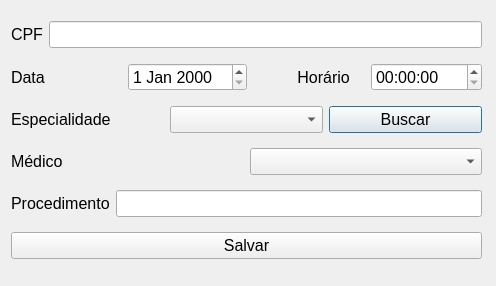
<?xml version="1.0" encoding="UTF-8"?>
<ui version="4.0">
 <class>novaConsulta</class>
 <widget class="QDialog" name="novaConsulta">
  <property name="geometry">
   <rect>
    <x>0</x>
    <y>0</y>
    <width>496</width>
    <height>286</height>
   </rect>
  </property>
  <property name="windowTitle">
   <string>Dialog</string>
  </property>
  <widget class="QWidget" name="layoutWidget">
   <property name="geometry">
    <rect>
     <x>11</x>
     <y>12</y>
     <width>471</width>
     <height>261</height>
    </rect>
   </property>
   <layout class="QVBoxLayout" name="verticalLayout">
    <item>
     <layout class="QHBoxLayout" name="horizontalLayout">
      <item>
       <widget class="QLabel" name="label">
        <property name="font">
         <font>
          <pointsize>12</pointsize>
         </font>
        </property>
        <property name="text">
         <string>CPF</string>
        </property>
       </widget>
      </item>
      <item>
       <widget class="QLineEdit" name="leCPF">
        <property name="font">
         <font>
          <pointsize>12</pointsize>
         </font>
        </property>
       </widget>
      </item>
     </layout>
    </item>
    <item>
     <layout class="QHBoxLayout" name="horizontalLayout_5">
      <item>
       <widget class="QLabel" name="label_5">
        <property name="font">
         <font>
          <pointsize>12</pointsize>
         </font>
        </property>
        <property name="text">
         <string>Data</string>
        </property>
       </widget>
      </item>
      <item>
       <widget class="QDateEdit" name="dateEdit">
        <property name="font">
         <font>
          <pointsize>12</pointsize>
         </font>
        </property>
       </widget>
      </item>
      <item>
       <widget class="QLabel" name="Horario">
        <property name="font">
         <font>
          <pointsize>12</pointsize>
         </font>
        </property>
        <property name="text">
         <string>          Horário</string>
        </property>
       </widget>
      </item>
      <item>
       <widget class="QTimeEdit" name="timeEdit">
        <property name="font">
         <font>
          <pointsize>12</pointsize>
         </font>
        </property>
       </widget>
      </item>
     </layout>
    </item>
    <item>
     <layout class="QHBoxLayout" name="horizontalLayout_2">
      <item>
       <widget class="QLabel" name="label_4">
        <property name="font">
         <font>
          <pointsize>12</pointsize>
         </font>
        </property>
        <property name="text">
         <string>Especialidade</string>
        </property>
       </widget>
      </item>
      <item>
       <widget class="QComboBox" name="cbEspecialidade">
        <property name="font">
         <font>
          <pointsize>12</pointsize>
         </font>
        </property>
       </widget>
      </item>
      <item>
       <widget class="QPushButton" name="btBuscar">
        <property name="font">
         <font>
          <pointsize>12</pointsize>
         </font>
        </property>
        <property name="text">
         <string>Buscar</string>
        </property>
       </widget>
      </item>
     </layout>
    </item>
    <item>
     <layout class="QHBoxLayout" name="horizontalLayout_3">
      <item>
       <widget class="QLabel" name="label_2">
        <property name="font">
         <font>
          <pointsize>12</pointsize>
         </font>
        </property>
        <property name="text">
         <string>Médico</string>
        </property>
       </widget>
      </item>
      <item>
       <widget class="QComboBox" name="cbMedicos">
        <property name="font">
         <font>
          <pointsize>12</pointsize>
         </font>
        </property>
       </widget>
      </item>
     </layout>
    </item>
    <item>
     <layout class="QHBoxLayout" name="horizontalLayout_4">
      <item>
       <widget class="QLabel" name="label_3">
        <property name="font">
         <font>
          <pointsize>12</pointsize>
         </font>
        </property>
        <property name="text">
         <string>Procedimento</string>
        </property>
       </widget>
      </item>
      <item>
       <widget class="QLineEdit" name="leProcedimento">
        <property name="font">
         <font>
          <pointsize>12</pointsize>
         </font>
        </property>
       </widget>
      </item>
     </layout>
    </item>
    <item>
     <widget class="QPushButton" name="btSalvar">
      <property name="font">
       <font>
        <pointsize>12</pointsize>
       </font>
      </property>
      <property name="text">
       <string>Salvar</string>
      </property>
     </widget>
    </item>
   </layout>
  </widget>
 </widget>
 <resources/>
 <connections/>
</ui>
